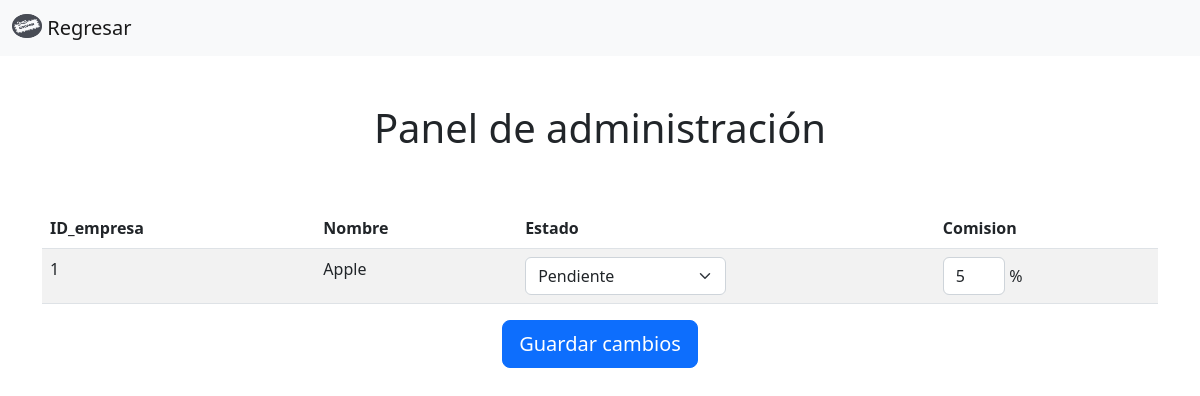
Before: /Vistas/Panel_administracion.php (signed in) with the older database file.
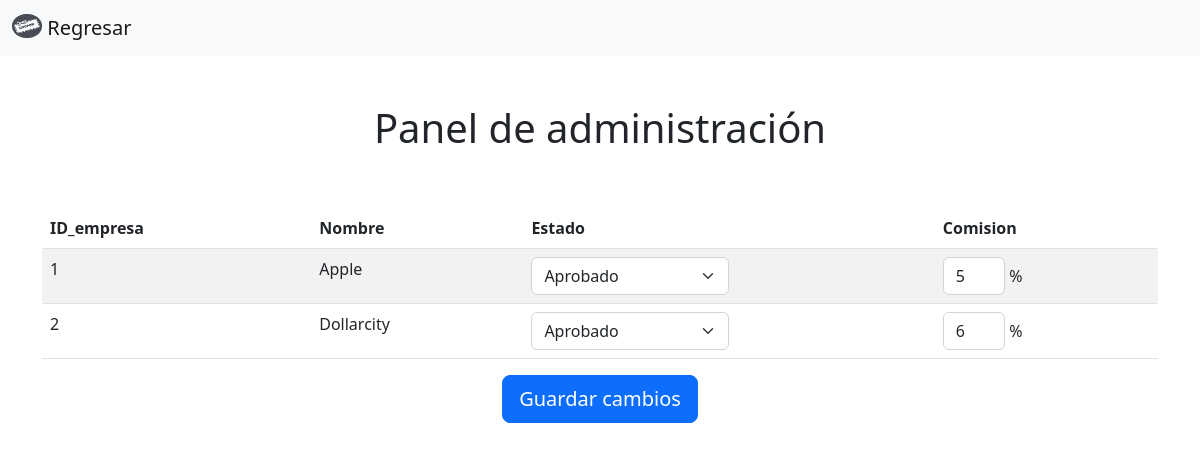
After: the same page with the newer database file.
### tables this page shows
CREATE TABLE IF NOT EXISTS `empresas` (
  `ID_empresa` int NOT NULL AUTO_INCREMENT,
  `Nombre` varchar(50) NOT NULL,
  `NIT` varchar(18) NOT NULL,
  `Direccion` varchar(50) NOT NULL,
  `Telefono` int NOT NULL,
  `Email` varchar(25) NOT NULL,
  `Usuario` varchar(25) NOT NULL,
  `Contrasena` varchar(250) NOT NULL,
  `FK_estado_aprobacion` int NOT NULL,
  `Comision` int NOT NULL,
  PRIMARY KEY (`ID_empresa`),
  KEY `FK_estado_aprobacion` (`FK_estado_aprobacion`)
);

### Vistas/Panel_administracion.php (the view, shortened to what this page needs)
<!doctype html>
<html lang="en">
<head>
    <link href="https://cdn.jsdelivr.net/npm/bootstrap@5.2.1/dist/css/bootstrap.min.css" rel="stylesheet">
    <link rel="stylesheet" href="https://cdn.jsdelivr.net/npm/bootstrap-icons@1.10.2/font/bootstrap-icons.css">
</head>
<body>
    <nav class="navbar navbar-light bg-light">
        <div class="container-fluid">
            <a class="navbar-brand" href="Inicio_admin.php">
                <img src="../Imagenes/411714.png" alt="" width="30" height="24" class="d-inline-block align-text-top">
                Regresar
            </a>
        </div>
    </nav>
    <div class="align-self-center">
        <br>
        <br>
        <h1 style="text-align:center">Panel de administración</h1>
        <br>
        <br>
        <div class="container">
            <div class="row">
                <div class="col">
                    <table class="table table-striped table-hover">
                        <thead>
                            <tr>
                                <th scope="col">ID_empresa</th>
                                <th scope="col">Nombre</th>
                                <th scope="col">Estado</th>
                                <th scope="col">Comision</th>
                            </tr>
                        </thead>
                        <tbody>
                            <?php
                            include_once('../Controladores/connection.php');
                            $sql = "SELECT empresas.ID_empresa, empresas.Nombre, estado_aprobacion.Estado_aprobacion AS Estado,
                            empresas.Comision FROM `empresas` INNER JOIN `estado_aprobacion`
                            ON empresas.FK_estado_aprobacion = estado_aprobacion.ID_estado_aprobacion";
                            $result = mysqli_query($conn, $sql);
                            while ($row = mysqli_fetch_array($result)) {
                                echo "<tr>";
                                echo "<td>" . "<input type='hidden' name='ID_empresa' value='" . $row['ID_empresa'] . "'>" . $row['ID_empresa'] . "</td>";
                                echo "<td class='nombre-empresa'>" . $row['Nombre'] . "</td>";
                                $sql = "SELECT * FROM `estado_aprobacion`";
                                $result2 = mysqli_query($conn, $sql);
                                echo "<td>" . "<select class='form-select' aria-label='Default select example' style='width: 50%; display: inline-grid;'>";
                                while ($row2 = mysqli_fetch_array($result2)) {
                                    if ($row['Estado'] == $row2['Estado_aprobacion']) {
                                        echo "<option value='" . $row2['ID_estado_aprobacion'] . "' selected>" . $row2['Estado_aprobacion'] . "</option>";
                                    } else {
                                        echo "<option value='" . $row2['ID_estado_aprobacion'] . "'>" . $row2['Estado_aprobacion'] . "</option>";
                                    }
                                }
                                echo "</select>" . "</td>";
                                echo "<td style='width: 20%;'>" . "<input type='text' name='Comision' value='" . $row['Comision']
                                    . "' class='form-control' aria-label='Default select example' style='width: 30%; display: inline-grid;'>" . "  %  " . "</td>";
                                echo "</tr>";
                            }
                            ?>
                        </tbody>
                    </table>
                </div>
            </div>
            <div class="row">
                <div class="col" style="display:flex; justify-content:center;">
                    <button type="button" class="btn btn-primary btn-lg btn-block" onclick="actualizar()">Guardar cambios</button>
                </div>
            </div>
        </div>
    </div>
</body>
</html>

Changed rows visible on the page:
changed empresas "Apple": value "Pendiente" → "Aprobado"
added empresas: ID_empresa "2", Nombre "Dollarcity", Comision "6"
